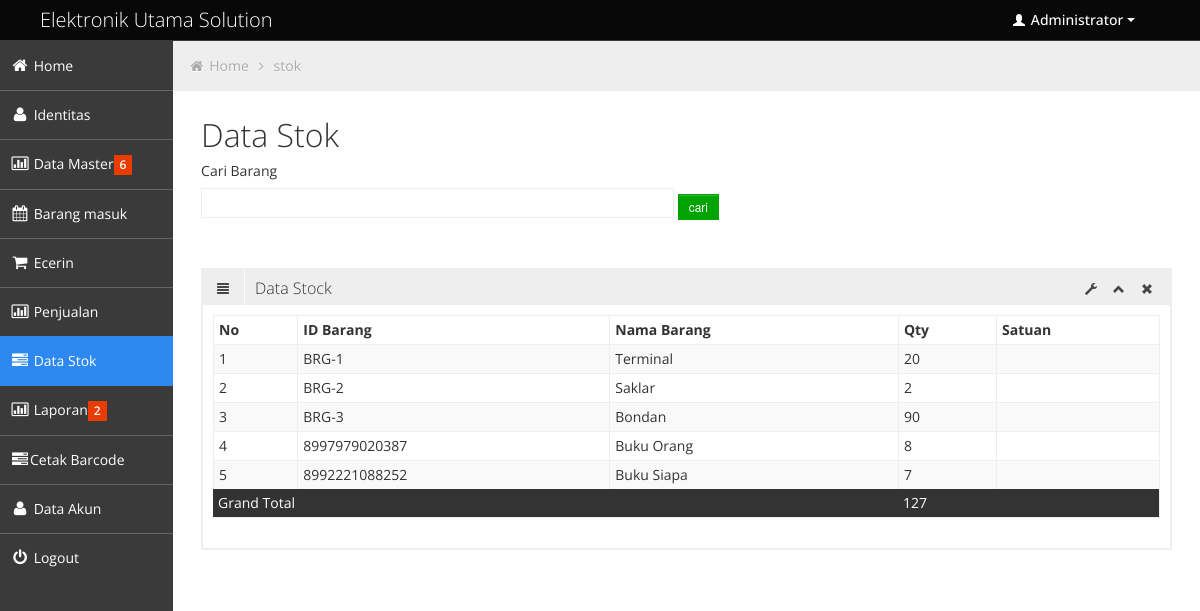
The page /index.php?halaman=stok (signed in) on the database its author committed.
### tables this page shows
CREATE TABLE `identitas` (
  `id_identitas` int(3) NOT NULL AUTO_INCREMENT,
  `nama_identitas` varchar(100) NOT NULL,
  `alamat` varchar(30) NOT NULL,
  `telp` varchar(12) NOT NULL,
  `keterangan` varchar(30) NOT NULL,
  PRIMARY KEY (`id_identitas`)
);

CREATE TABLE `stok` (
  `barang_id` varchar(14) NOT NULL,
  `barang_nama` varchar(90) NOT NULL,
  `qty` smallint(5) NOT NULL
);

CREATE TABLE `barang` (
  `inc` int(9) NOT NULL AUTO_INCREMENT,
  `lokasi_id` int(11) NOT NULL,
  `barang_id` varchar(14) NOT NULL,
  `barang_nama` varchar(90) NOT NULL,
  `unit_id` tinyint(3) NOT NULL DEFAULT '0',
  `kategori_id` tinyint(3) DEFAULT NULL,
  `harga_beli` int(10) NOT NULL,
  `harga_jual` int(10) NOT NULL,
  `diskon` int(11) NOT NULL,
  `gambar` text,
  PRIMARY KEY (`inc`),
  KEY `barang_id` (`barang_id`)
);

### stok.php (the view, shortened to what this page needs)
<?php
require_once "library/fungsi_standar.php";
if (!isset($_POST['proses']) and ($_POST['proses']=="form1"))
	{
		$sql="SELECT * FROM stok ORDER BY barang_id ASC";
		$sumQty="SELECT SUM(qty) AS totalQty FROM stok";
	}
	elseif (isset($_POST['proses']) and ($_POST['barang_nama']==""))
	{
		$sql="SELECT * FROM stok ORDER BY barang_id ASC";
		$sumQty="SELECT SUM(qty) AS totalQty FROM stok";
	}
	else
	{
		$sql="SELECT * FROM stok WHERE barang_nama LIKE '%$_POST[barang_nama]%' OR barang_id LIKE '%$_POST[barang_nama]%'";
		$sumQty="SELECT SUM(qty) AS totalQty FROM stok WHERE barang_nama LIKE '%$_POST[barang_nama]%' OR barang_id LIKE '%$_POST[barang_nama]%'";
	}
?>
<h1>Data Stok</h1>
<form id="form1" name="form1" method="post" action="index.php?halaman=stok">
<div class="control-group">
<label class="control-label" for="typeahead">Cari Barang </label>
	<div class="controls">
<input type="text" name="barang_nama" class="span6 typeahead" id="typeahead" value='<?php echo$_POST['barang_nama'];?>'>
		<input name="cari" class='btn btn-small btn-success' type="submit" value="cari" />
	</div>
</div>
</form>
    <br/>
<div class='row-fluid sortable'>
				<div class='box span12'>
					<div class="box-header">
						<h2><i class="halflings-icon align-justify"></i><span class="break"></span>Data Stock</h2>
						<div class="box-icon">
							<a href="#" class="btn-setting"><i class="halflings-icon wrench"></i></a>
							<a href="#" class="btn-minimize"><i class="halflings-icon chevron-up"></i></a>
							<a href="#" class="btn-close"><i class="halflings-icon remove"></i></a>
						</div>
					</div>
					<div class="box-content">
						<table class="table table-bordered table-striped table-condensed">
						  <thead>
							  <tr>
	<th>No</th>
    <th>ID Barang</th>
    <th>Nama Barang</th>
    <th>Qty</th>
    <th>Satuan</th>
							  </tr>
						  </thead>
						  <tbody>
							<tr>
							<?php
  		$no=1;
		$query=mysql_query($sql);
		while($data=mysql_fetch_array($query))
		{
		$b=mysql_fetch_array(mysql_query("SELECT * FROM barang WHERE barang_id='$data[barang_id]'"));
		?>
       <?php echo"<td>$no</td>
    <td>$data[barang_id]</td>
    <td>$b[barang_nama]</td>
    <td>$data[qty]</td>
	<td>$b[barang_kategori]</td>
    </tr>";
	$no++;
	} ?>
   <tr>
   <td style="background-color:#333;color:#FFF;border:none" colspan='3'>Grand Total</td>
  	<td style="background-color:#333;color:#FFF;border:none"><?php
			$qsumQty=mysql_query($sumQty);
			$dsumQty=mysql_fetch_array($qsumQty);
			echo $dsumQty['totalQty'];
		?></td>
		<td style="background-color:#333;color:#FFF;border:none" colspan='7'></td>
  </tr>
						  </tbody>
					  </table>
					</div>
				</div>
			</div>

### header.php (shortened to what this page needs)
<div class="navbar">
	<div class="navbar-inner">
		<div class="container-fluid">
			<a class="brand" href="index.html"><span><?php echo"$idn[nama_identitas]";?></span></a>
			<div class="nav-no-collapse header-nav">
				<ul class="nav pull-right">
					<li class="dropdown">
						<a class="btn dropdown-toggle" data-toggle="dropdown" href="#">
							<i class="halflings-icon white user"></i> Administrator
							<span class="caret"></span>
						</a>
					</li>
				</ul>
			</div>
		</div>
	</div>
</div>

### css/halflings.css (style rules this page uses)
html, html .halflings { -webkit-font-smoothing: antialiased !important; }
.halflings-icon { display: inline-block; width: 14px; height: 14px; line-height: 14px; vertical-align: text-top; background-image: url(../img/glyphicons_halflings.svg); background-position: 0 0; background-repeat: no-repeat; vertical-align: top; *display: inline; *zoom: 1; *margin-right: .3em; }
.halflings-icon.white { background-image: url(../img/glyphicons_halflings-white.svg); }
.halflings-icon.user { background-position: -168px 0; }
.halflings-icon.remove { background-position: -312px 0; }
.halflings-icon.align-justify { background-position: -336px -48px; }
.halflings-icon.chevron-up { background-position: -288px -120px; }
.halflings-icon.wrench { background-position: -360px -144px; }

### css/style-forms.css (style rules this page uses)
.add-on, select, textarea, input[type="text"], input[type="password"], input[type="datetime"], input[type="datetime-local"], input[type="date"], input[type="month"], input[type="time"], input[type="week"], input[type="number"], input[type="email"], input[type="url"], input[type="search"], input[type="tel"], input[type="color"], input[type="file"], .uneditable-input { border-color: #eee !important; display: inline-block; height: 20px; padding: 4px 6px; margin-bottom: 10px; font-size: 14px; line-height: 20px; color: #555555; vertical-align: middle; -webkit-border-radius: 0px; -moz-border-radius: 0px; border-radius: 0px; }
input, textarea, .uneditable-input { width: 206px; }
textarea, input[type="text"], input[type="password"], input[type="datetime"], input[type="datetime-local"], input[type="date"], input[type="month"], input[type="time"], input[type="week"], input[type="number"], input[type="email"], input[type="url"], input[type="search"], input[type="tel"], input[type="color"], .uneditable-input { background-color: #ffffff; border: 1px solid #cccccc; -webkit-box-shadow: none; -moz-box-shadow: none; box-shadow: none; -webkit-transition: border linear 0.2s, box-shadow linear 0.2s; -moz-transition: border linear 0.2s, box-shadow linear 0.2s; -o-transition: border linear 0.2s, box-shadow linear 0.2s; transition: border linear 0.2s, box-shadow linear 0.2s; }
input[type="file"], input[type="image"], input[type="submit"], input[type="reset"], input[type="button"], input[type="radio"], input[type="checkbox"] { width: auto; }
input[class*="span"], select[class*="span"], textarea[class*="span"], .uneditable-input[class*="span"], .row-fluid input[class*="span"], .row-fluid select[class*="span"], .row-fluid textarea[class*="span"], .row-fluid .uneditable-input[class*="span"] { float: none; margin-left: 0; }
.input-append input[class*="span"], .input-append .uneditable-input[class*="span"], .input-prepend input[class*="span"], .input-prepend .uneditable-input[class*="span"], .row-fluid input[class*="span"], .row-fluid select[class*="span"], .row-fluid textarea[class*="span"], .row-fluid .uneditable-input[class*="span"], .row-fluid .input-prepend [class*="span"], .row-fluid .input-append [class*="span"] { display: inline-block; }
input, textarea, .uneditable-input { margin-left: 0; }
input.span6, textarea.span6, .uneditable-input.span6 { width: 446px; }
.control-group { margin-bottom: 10px; }

### rows shown on the page
identitas: nama_identitas "Elektronik Utama Solution"
stok: barang_id "BRG-1", barang.barang_nama "Terminal", qty "20"
stok: barang_id "BRG-2", barang.barang_nama "Saklar", qty "2"
stok: barang_id "BRG-3", barang.barang_nama "Bondan", qty "90"
stok: barang_id "8997979020387", barang.barang_nama "Buku Orang", qty "8"
stok: barang_id "8992221088252", barang.barang_nama "Buku Siapa", qty "7"

### other values the page prints
$hal "stok"
$dsumQty['totalQty'] "127"
